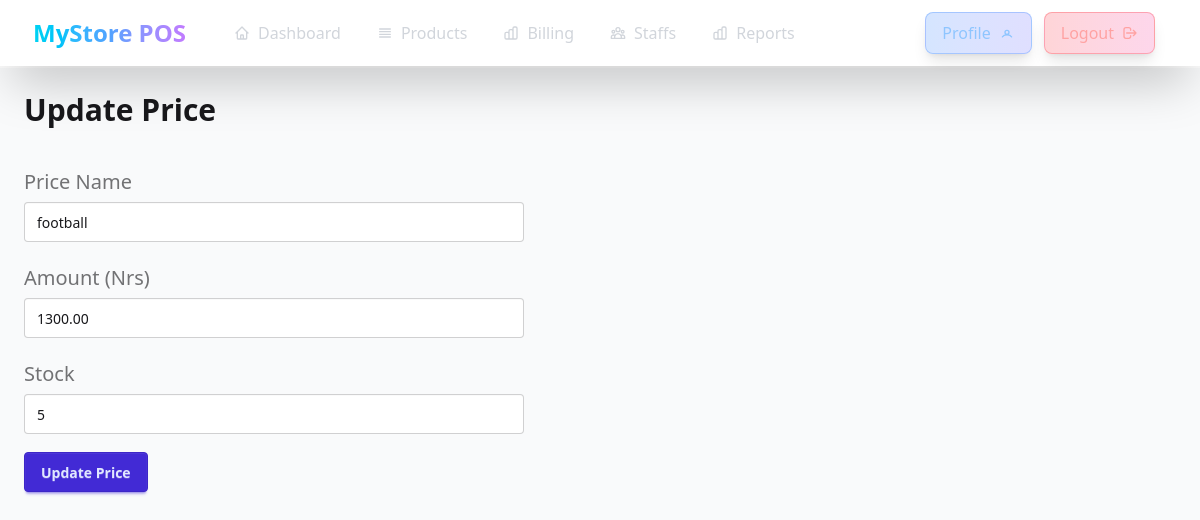
Screenshot of /shop/price/7/update/ with the database file from the repository.
### shop/models.py (models this page shows, shortened)
class Price(models.Model):
    name=models.CharField(max_length=100)
    amount=models.DecimalField(max_digits=10, decimal_places=2)
    item=models.ForeignKey(Item, on_delete=models.CASCADE, related_name='prices')
    stock=models.PositiveIntegerField(default=1)
    barcode = models.CharField(max_length=50, unique=True, blank=True, null=True)
    class Meta:
        unique_together = ('name', 'item')

### shop/views.py (the view)
# urls.py: path("price/<pk>/update/", views.price_update, name="price_update"),
def price_update(request,pk):
    try:
        price=Price.objects.get(id=pk)
        base_url=reverse("shop:price")
        query_string=urlencode({"item_id":price.item.id})
        url=f"{base_url}?{query_string}"
    except Price.DoesNotExist:
        messages.error(request, "Price does not exist")
        return redirect(url)
    if request.method == "POST":
        form = PriceForm(request.POST, instance=price)
        if form.is_valid():
            form.save()
            messages.success(request, "Price updated successfully!")
            return redirect(url)
        messages.error(request, "Please correct the errors below.")
        return redirect(url)
    else:
        form=PriceForm(instance=price)
        context={"form":form,}
        return render(request, "shop/price-update.html", context)

### shop/forms.py (shortened to what this page needs)
class PriceForm(forms.ModelForm):
    class Meta:
        model = Price
        fields = ['name','amount','stock']

### common/templatetags/form_extras.py (called while the page is built)
@register.filter
def add_class(field, css_class):
    if not isinstance(field, BoundField):
        return field
    existing_classes = field.field.widget.attrs.get("class", "")
    if existing_classes:
        new_classes = f"{existing_classes} {css_class}"
    else:
        new_classes = css_class
    field_copy = field
    field_copy.field.widget.attrs["class"] = new_classes
    return field_copy

### shop/templates/shop/price-update.html (shortened to what this page needs)
{% extends 'base.html' %}
{% load form_extras %}
{% block content %}
<main class=" min-h-screen flex flex-col  gap-5 p-6 w-full mt-17" id="main">
    <h1 class="text-3xl font-bold mb-4">Update Price </h1>
    <div class="flex  gap-12">
        <form id="add-price-form" action="" method="post" class="flex-grow max-w-[500px]">
            <fieldset class="fieldset mb-1">
                <label class="label text-xl" for="{{ form.name.id_for_label }}">Price {{form.name.label}}</label>
                {{ form.name|add_class:"input p-3 mb-1 min-w-[300px] w-full" }}
            </fieldset>
            <fieldset class="fieldset mb-1">
                <label class="label text-xl" for="{{ form.amount.id_for_label }}">{{form.amount.label}} (Nrs)</label>
                {{ form.amount|add_class:"input p-3 mb-1 min-w-[300px] w-full" }}
            </fieldset>
            <fieldset class="fieldset mb-1">
                <label class="label text-xl" for="{{ form.amount.id_for_label }}">{{form.stock.label}}</label>
                {{ form.stock|add_class:"input p-3 mb-1 min-w-[300px] w-full" }}
            </fieldset>
            <button type="submit" class="btn btn-primary">Update Price</button>
        </form
    </div>
</main>
{% endblock content %}

### rows the page displays
Price: name "football", amount "1300.00", stock "5"
